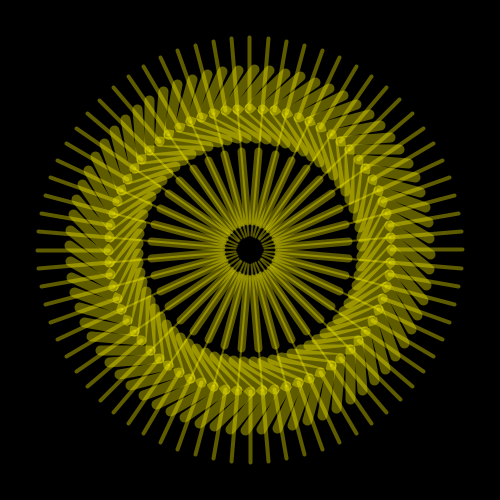
Frame 1 (no input)
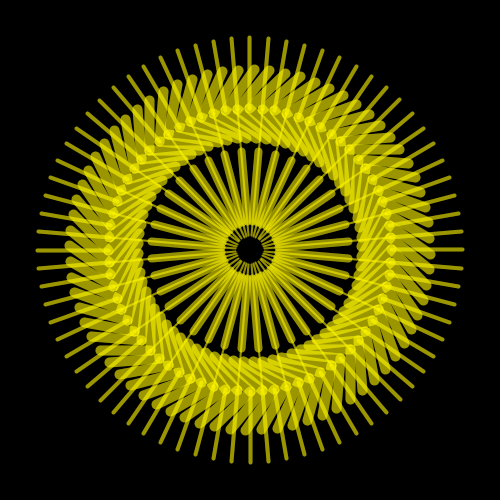
Frame 2 (the mouse pressed at the canvas centre, redrawn once)

The Processing sketch that drew these frames (run headless with seeded random() and noise(); the mouse was pressed at the canvas centre and the sketch redrawn once):

// Processing sketch: processing_85246
// ── processing_85246.pde

void setup()
{ // la taille et le fond
  size(500,500);
  smooth();
  background(0);

}

void draw ()
{ //je crée une boucle for pour faire tourner mes formes
    translate(width/2,height/2);
  for (int i=0;i<360;i+=5)
  { //premiere rotation 
    rotate(radians(5));
    strokeWeight(4);
    stroke(#FFF700,95);
   line(100,100,150,150);
  
   //je crée une rotation de lignes penchées
   strokeWeight(10);
   line(100,100,100,150);
   //je crée une ligne penchée dans l'autre sens
   line(50,100,100,100);
  }
  //je crée une autre série de lignes 
  
  for (int i=0;i<360;i+=10)
  { 
    rotate(radians(10));
    strokeWeight(2);
    stroke(#FFF700,90);
   line(10,10,100,100);
   //je crée une autre série de lignes au centre
   strokeWeight(8);
   line(20,20,70,70);
   
  }
 
  
  noLoop();
}
